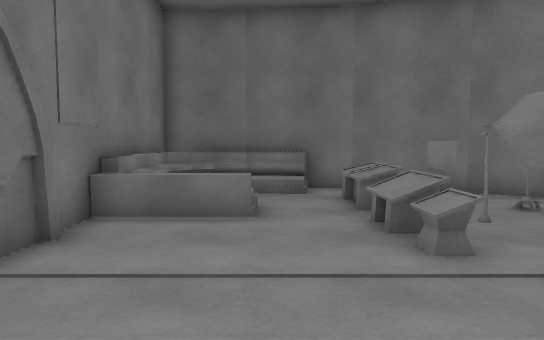
view 1 (above)

12 first-person views from a walk through a Unity game level. The camera is 1.3 m above the floor, tilts 4° down and sees 70° across. The floor is counted in squares, 1 m on a side. Each view is taken from the middle of a square. On the plan, view 1 faces up. The plan holds only what a view shows up to about 16 squares ahead; the rest is blank. The player character is not drawn.

view 2
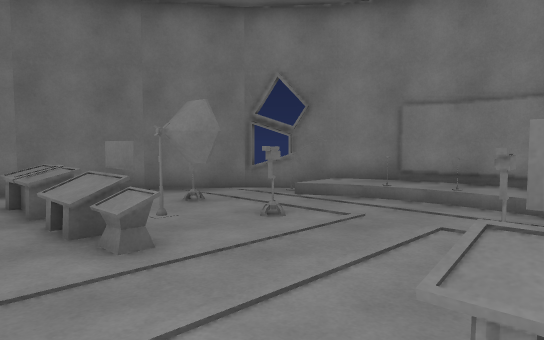

view 3
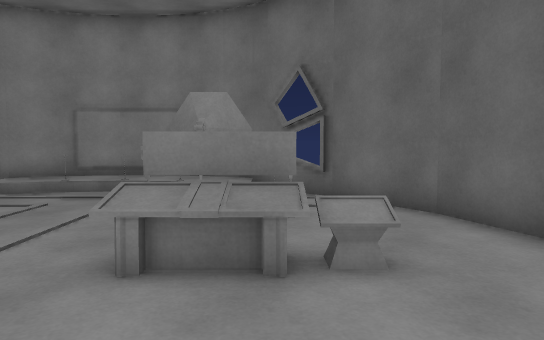

view 4
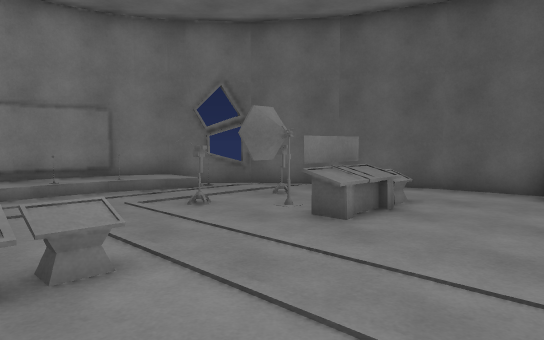

view 5
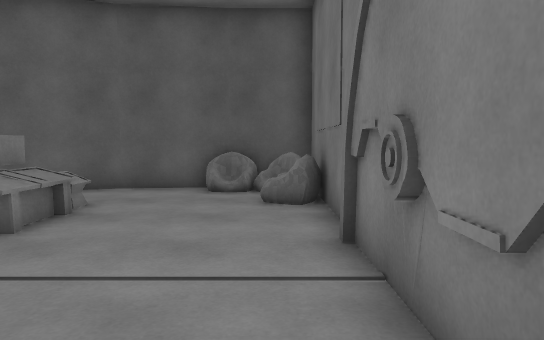

view 6
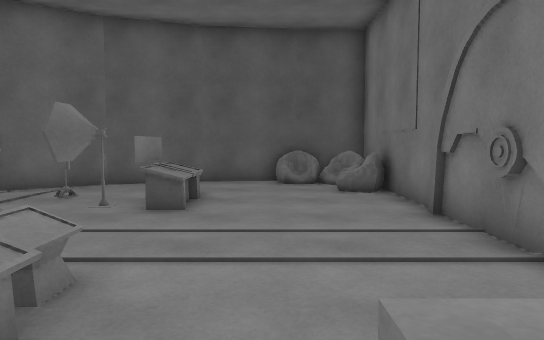

view 7
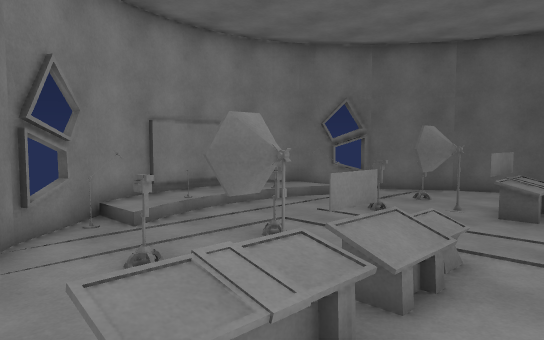

view 8
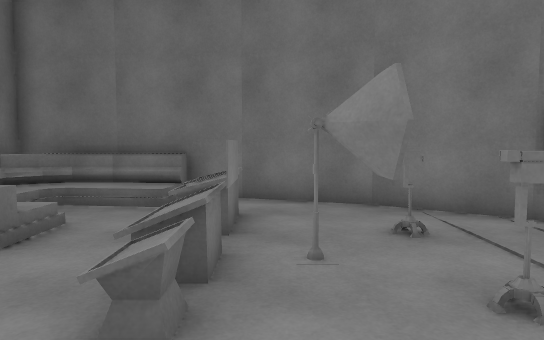

view 9
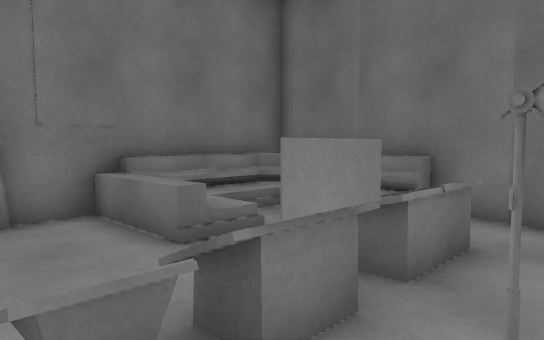

view 10
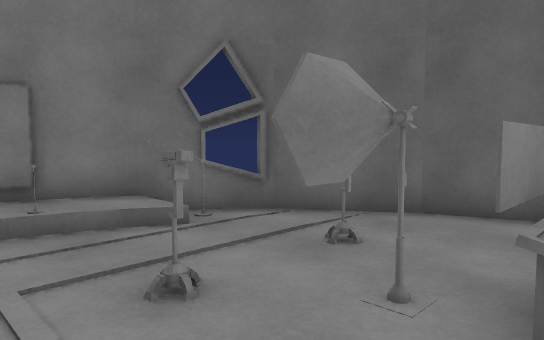

view 11
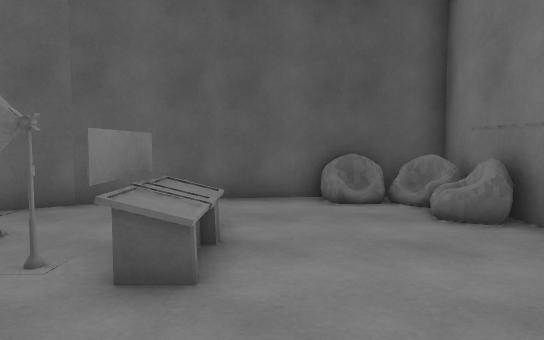

view 12
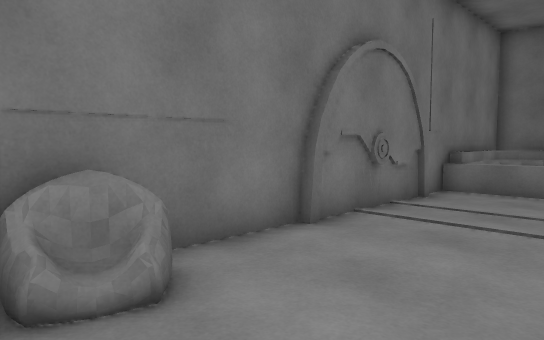

### Floor plan
Key: @ floor where view 1 was taken; # wall or solid block; . main floor; : floor 0.25 m higher than the main floor; / step, stairs or slope; = window, fence, low wall or low ledge; S sofa; O other object.
Columns run from 3 left of view 1 to 10 right of it. Each row starts with its distance up from view 1.
 12 #####
 11 #SSS#####
 10 #:///...###
  9 #:...O....##
  8 #  ..O..O..=
  7 #//..O.....##
  6 #....O.O.../##
  5 #....O..O..=O#
  4 #....O......O#
  3 #...........=#
  2 #..........#O#
  1 #....=..O../O#
  0 #..@. OO...:##
 -1 #....O=.O..##
 -2 #=...O.....#
 -3 ##.......###
 -4 #=#.....##
 -5 #########

Positions as (right, up) in squares from view 1, and headings:
1: (0, 0), facing up
2: (0, 0), facing up-right
3: (-2, -1), facing right
4: (-2, 6), facing down-right
5: (-2, 6), facing down
6: (0, 8), facing down
7: (0, 10), facing down-right
8: (3, 2), facing up
9: (4, 4), facing up-left
10: (2, 3), facing down-right
11: (1, 4), facing down
12: (1, -4), facing up-left
